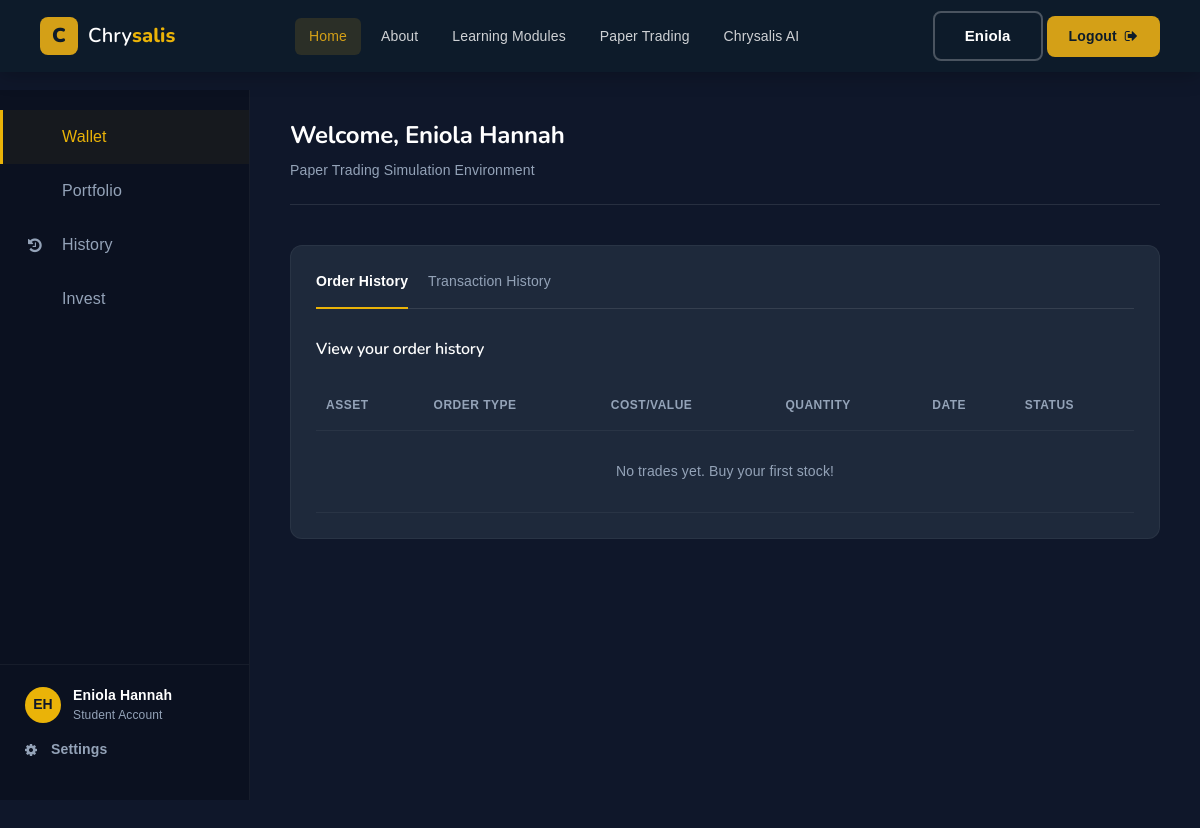
/market/history/ (signed in), run on an earlier commit of the app's database.
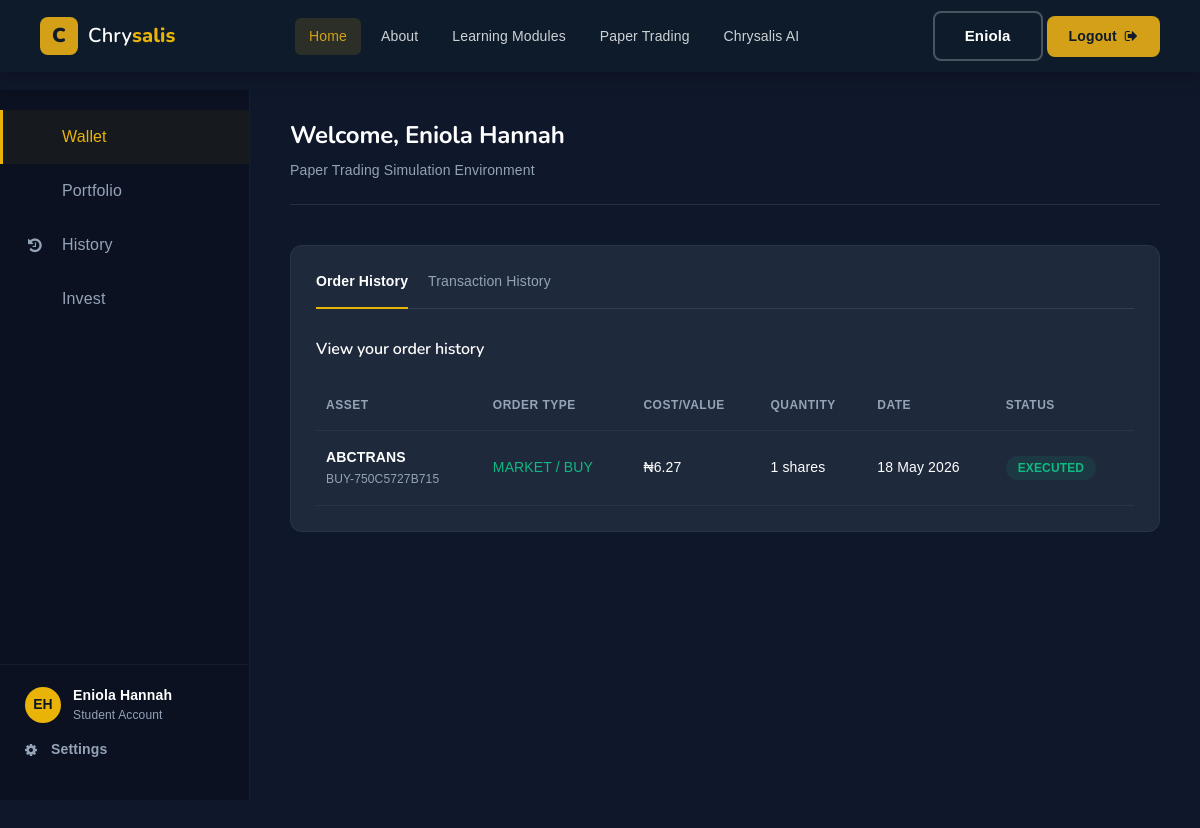
And on a later commit of the database.
### users/models.py (models this page shows, shortened)
class CustomUser(AbstractBaseUser, PermissionsMixin):
    id = models.UUIDField(
        primary_key=True,
        default=uuid.uuid4,
        editable=False
    )
    first_name = models.CharField(max_length=100)
    last_name = models.CharField(max_length=100)
    phone_number = models.CharField(max_length=100, default='defalt_value')
    email = models.EmailField(unique=True)
    is_active = models.BooleanField(default=True)
    is_staff = models.BooleanField(default=True)
    is_superuser = models.BooleanField(default=False)
    date_joined = models.DateTimeField(auto_now_add=True) # sets the current time when an object is created
    objects = UserManager()
    USERNAME_FIELD = 'email'
    REQUIRED_FIELDS = ['first_name', 'last_name']
    class Meta:
        verbose_name_plural = 'Users'

### market/models/transaction.py (models this page shows, shortened)
class Transaction(models.Model):
    class TransactionType(models.TextChoices):
        DEPOSIT = 'DEPOSIT', 'Deposit'
        WITHDRAW = 'WITHDRAW', 'Withdraw'
        BUY = 'BUY', 'Buy Stock'
        SELL = 'SELL', 'Sell Stock'
    class TransactionStatus(models.TextChoices):
        PENDING = 'PENDING', 'Pending'
        SUCCESS = 'SUCCESS', 'Success'
        FAILED = 'FAILED', 'Failed'
    wallet = models.ForeignKey(Wallet, on_delete=models.CASCADE, related_name='transactions')
    transaction_type = models.CharField(
        max_length=20,
        choices=TransactionType.choices
    )
    amount = models.DecimalField(
        max_digits=15,
        decimal_places=2,
        default=Decimal('0.00')
    )
    status = models.CharField(
        max_length=20,
        choices=TransactionStatus.choices,
        default=TransactionStatus.SUCCESS
    )
    symbol = models.CharField(max_length=20, blank=True, default="")
    name = models.CharField(max_length=100, blank=True, default="")
    quantity = models.DecimalField(max_digits=12, decimal_places=4, default=Decimal('0'))
    price_per_unit = models.DecimalField(max_digits=12, decimal_places=4, default=Decimal('0'))
    reference = models.CharField(
        max_length=100,
        unique=True
    )
    created_at = models.DateTimeField(auto_now_add=True)

### market/views/portfolio.py (the view)
# urls.py: path('history/', history, name='history'),
@login_required
def history(request):
    wallet = Wallet.objects.filter(user=request.user).first()
    transactions = []
    if wallet:
        transactions = (
            wallet.transactions
            .filter(transaction_type__in=["BUY", "SELL"])
            .order_by("-created_at")[:100]
        )
    return render(request, "market/paperT-history.html", {"transactions": transactions})

### templates/market/paperT-history.html (shortened to what this page needs)
{% extends "util/base.html" %}
{% load humanize %}
{% block content %}
    <div class="pt-dashboard">
        <aside class="pt-sidebar">
            <div>
                <ul class="pt-sidebar-nav">
                    <li><a href="{% url 'paper-wallet' %}" class="active"> Wallet</a></li>
                    <li><a href="{% url 'portfolio' %}"> Portfolio</a></li>
                    <li><a href="{% url 'history' %}"><i class="fa fa-history"></i> History</a></li>
                    <li><a href="{% url 'stock-list' %}"> Invest</a></li>
                </ul>
            </div>
            <div class="pt-sidebar-bottom">
                <div class="pt-user-profile">
                    <div class="pt-user-avatar">EH</div>
                    <div class="pt-user-info">
                        <span class="pt-user-name">{{user.first_name}} {{user.last_name}}</span>
                        <span class="pt-user-role">Student Account</span>
                    </div>
                </div>
                <a href="#" class="pt-settings-link"><i class="fa fa-cog"></i> Settings</a>
            </div>
        </aside>
        <main class="pt-main">
            <header class="pt-header">
                <h1>Welcome, {{user.first_name}} {{user.last_name}}</h1>
                <p>Paper Trading Simulation Environment</p>
            </header>
            <div id="dynamic-view">
                <div class="pt-card">
                    <div style="display: flex; gap: 20px; margin-bottom: 30px; border-bottom: 1px solid rgba(255,255,255,0.1); padding-bottom: 15px;">
                        <span style="color: #FFFFFF; font-weight: bold; border-bottom: 2px solid #EAB308; padding-bottom: 15px; margin-bottom: -16px;">Order History</span>
                        <span style="color: #94A3B8;">Transaction History</span>
                    </div>
                    <h2 class="pt-card-title">View your order history</h2>
                    <table class="pt-table">
                        <thead>
                            <tr>
                                <th>Asset</th>
                                <th>Order Type</th>
                                <th>Cost/Value</th>
                                <th>Quantity</th>
                                <th>Date</th>
                                <th>Status</th>
                            </tr>
                        </thead>
                        <tbody>
                            {% for txn in transactions %}
                            <tr>
                                <td>
                                    <strong>{{ txn.symbol }}</strong><br>
                                    <span style="color:#94A3B8; font-size:12px;">{{ txn.reference }}</span>
                                </td>
                                <td style="color: {% if txn.transaction_type == 'BUY' %}#10B981{% else %}#EF4444{% endif %};">
                                    MARKET / {{ txn.transaction_type }}
                                </td>
                                <td>₦{{ txn.amount|floatformat:2|intcomma }}</td>
                                <td>{{ txn.quantity|floatformat:0 }} shares</td>
                                <td>{{ txn.created_at|date:"d M Y" }}</td>
                                <td>
                                    <span class="status-pill status-success">EXECUTED</span>
                                </td>
                            </tr>
                            {% empty %}
                            <tr>
                                <td colspan="6" style="text-align:center; padding:30px; color:#94A3B8;">
                                    No trades yet. Buy your first stock!
                                </td>
                            </tr>
                            {% endfor %}
                        </tbody>
                    </table>
                </div>
            </div>
        </main>
    </div>
{% endblock content %}

### templates/util/base.html (shortened to what this page needs)
{% load static %}
<!DOCTYPE html>
<html lang="en">
<head>
    <link rel="stylesheet" href="{% static 'style.css' %}">
    <link rel="stylesheet" href="{% static 'css/custom-override.css' %}">
</head>
<body>
    <header class="ve-header" id="ve-sticky">
        <div class="container-fluid ve-nav-wrap">
            <div class="ve-logo">
                <a href="index.html">
                    <span class="ve-logo-icon">C</span>
                    <span class="ve-logo-text">Chry<strong>salis</strong></span>
                </a>
            </div>
        {% if user.is_authenticated %}
            <nav class="ve-nav">
                <ul>
                    <li><a href="{% url 'index' %}" class="active">Home</a></li>
                    <li><a href="#about">About</a></li>
                    <li><a href="{% url 'learning_home' %}">Learning Modules</a></li>
                    <li><a href="{% url 'paper-wallet' %}">Paper Trading</a></li>
                    <li><a href="{% url 'chat_page' %}">Chrysalis AI</a></li>
                </ul>
            </nav>
        {% endif %}
            <div class="ve-nav-cta">
                {% block header_action %}
                    {% if user.is_authenticated %}
                        <a href="#" class="ve-btn-ghost">{{user.first_name}}</a>
                        <a href="{% url 'logout' %}" class="ve-cta-btn">
                            Logout <i class="fa fa-sign-out"></i>
                        </a>
                    {% else %}
                        <a href="{% url 'login' %}" class="ve-cta-btn">
                            Login / Register <i class="fa fa-arrow-right"></i>
                        </a>
                    {% endif %}
                {% endblock header_action %}
            </div>
        </div>
    </header>
    <main>
    {% block content %}
    {% endblock content %}
    </main>
</body>
</html>

### static/style.css (style rules this page uses)
* { margin: 0; padding: 0; }
body { font-family: "Source Sans 3", sans-serif; font-size: 14px; }
h1, h2, h3, h4, h5, h6 { font-family: "Raleway", sans-serif; color: #000000; line-height: 1.3; font-weight: 700; }
p { color: #838383; font-size: 15px; line-height: 2; font-weight: 400; }
a, a:hover, a:focus { -webkit-transition-duration: 500ms; transition-duration: 500ms; text-decoration: none; outline: 0 solid transparent; color: #000000; font-weight: 700; font-size: 16px; }
ul, ol { margin: 0; }
ul li, ol li { list-style: none; }
body { font-family: 'Segoe UI', 'Helvetica Neue', Arial, sans-serif; letter-spacing: 0.01em; }
h1, h2, h3, h4, h5, h6 { font-weight: 700; letter-spacing: -0.01em; }

### static/css/classy-nav.css (style rules this page uses)
* { margin: 0; padding: 0; }
body { font-family: "Roboto", sans-serif; }
ul, ol { margin: 0; }
ul li, ol li { list-style: none; }

What changed in the data, as far as the page shows it:
added Transaction: symbol "ABCTRANS", reference "BUY-750C5727B715", transaction_type "BUY", amount "6.27", quantity "1", created_at "18 May 2026"
Also different on the page:
text no longer shown: "No trades yet. Buy your first stock!"
